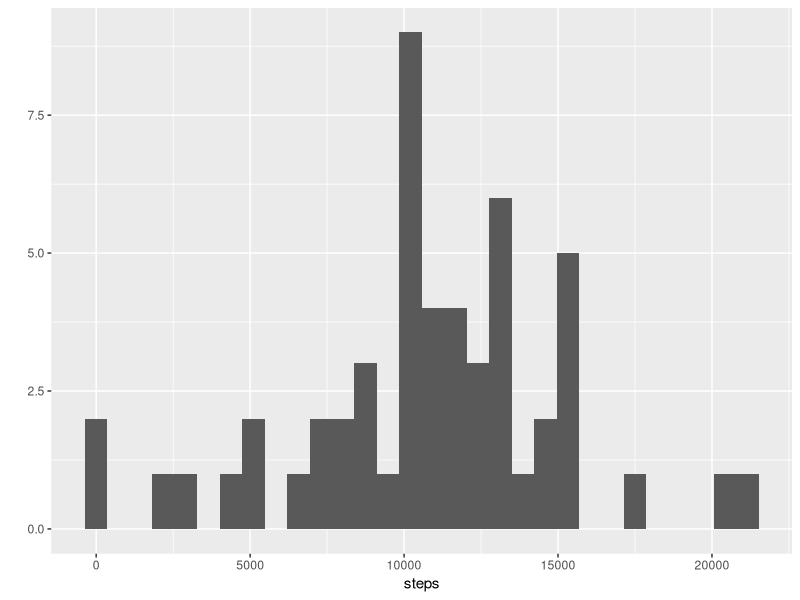
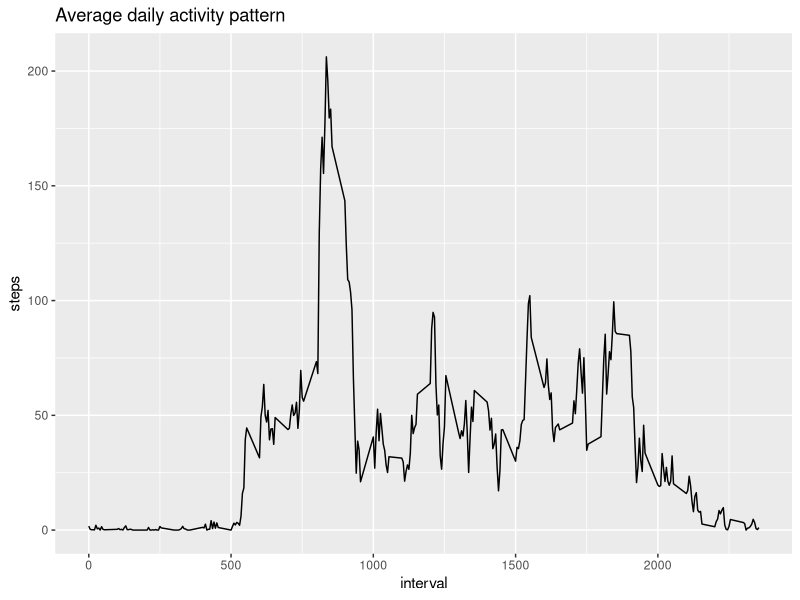
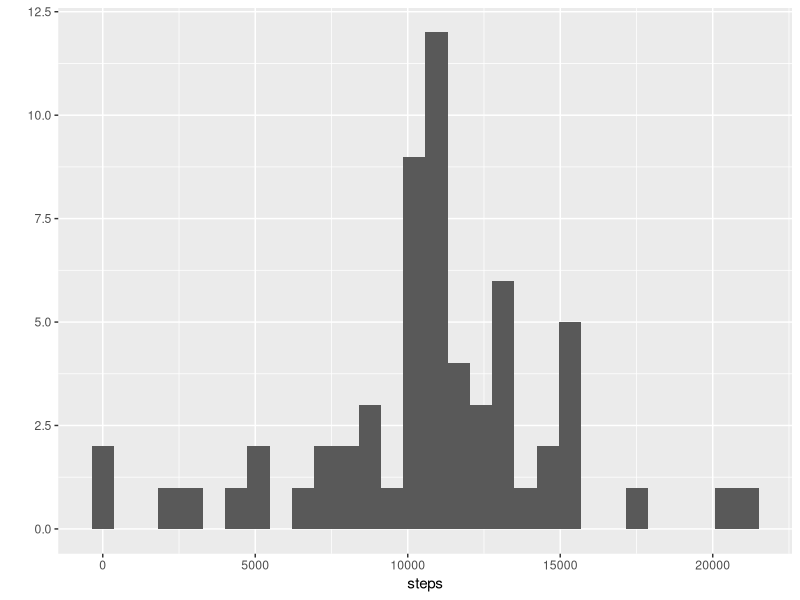
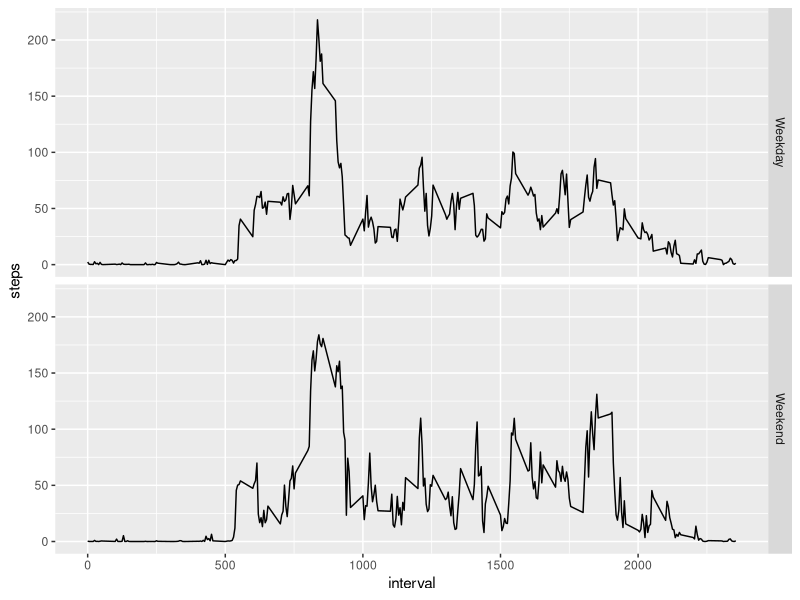

Generate these figures, in order, with R:
## ---- chunk 1
library(ggplot2)
library(dplyr)
## ---- chunk 2
data <- read.csv("activity.csv",header = TRUE)
## ---- chunk 3
head(data)
## ---- chunk 4
data.complete <- na.omit(data)
## ---- chunk 5
  data.day <- group_by(data.complete,date)
  data.day <- summarize(data.day,steps=sum(steps))
## ---- chunk 6
qplot(steps,data=data.day)
## ---- chunk 7
mean(data.day$steps)
## ---- chunk 8
median(data.day$steps)
## ---- chunk 9
data.int <- group_by(data.complete, interval)
data.int <- summarize(data.int, steps=mean(steps))
## ---- chunk 10
ggplot(data.int, aes(interval, steps)) + geom_line()+ labs(title="Average daily activity pattern")
## ---- chunk 11
data.int[data.int$steps==max(data.int$steps),]
## ---- chunk 12
count(data)-count(data.complete)
## ---- chunk 13
names(data.int)[2] <- "mean.steps"
data.impute <- merge(data, data.int)
## ---- chunk 14
data.impute$steps[is.na(data.impute$steps)] <- data.impute$mean.steps[is.na(data.impute$steps)]
## ---- chunk 15
data.day.imp <- group_by(data.impute, date)
data.day.imp <- summarize(data.day.imp, steps=sum(steps))
## ---- chunk 16
qplot(steps, data=data.day.imp)
## ---- chunk 17
mean(data.day.imp$steps)
## ---- chunk 18
median(data.day.imp$steps)
## ---- chunk 19
data.impute$dayofweek <- weekdays(as.Date(data.impute$date))
data.impute$weekend <-as.factor(data.impute$dayofweek=="Saturday"|data.impute$dayofweek=="Sunday")
levels(data.impute$weekend) <- c("Weekday", "Weekend")
## ---- chunk 20
data.weekday <- data.impute[data.impute$weekend=="Weekday",]
data.weekend <- data.impute[data.impute$weekend=="Weekend",]
## ---- chunk 21
data.int.weekday <- group_by(data.weekday, interval)
data.int.weekday <- summarize(data.int.weekday, steps=mean(steps))
data.int.weekday$weekend <- "Weekday"
data.int.weekend <- group_by(data.weekend, interval)
data.int.weekend <- summarize(data.int.weekend, steps=mean(steps))
data.int.weekend$weekend <- "Weekend"
## ---- chunk 22
data.int <- rbind(data.int.weekday, data.int.weekend)
data.int$weekend <- as.factor(data.int$weekend)
ggplot(data.int, aes(interval, steps)) + geom_line() + facet_grid(weekend ~ .)
